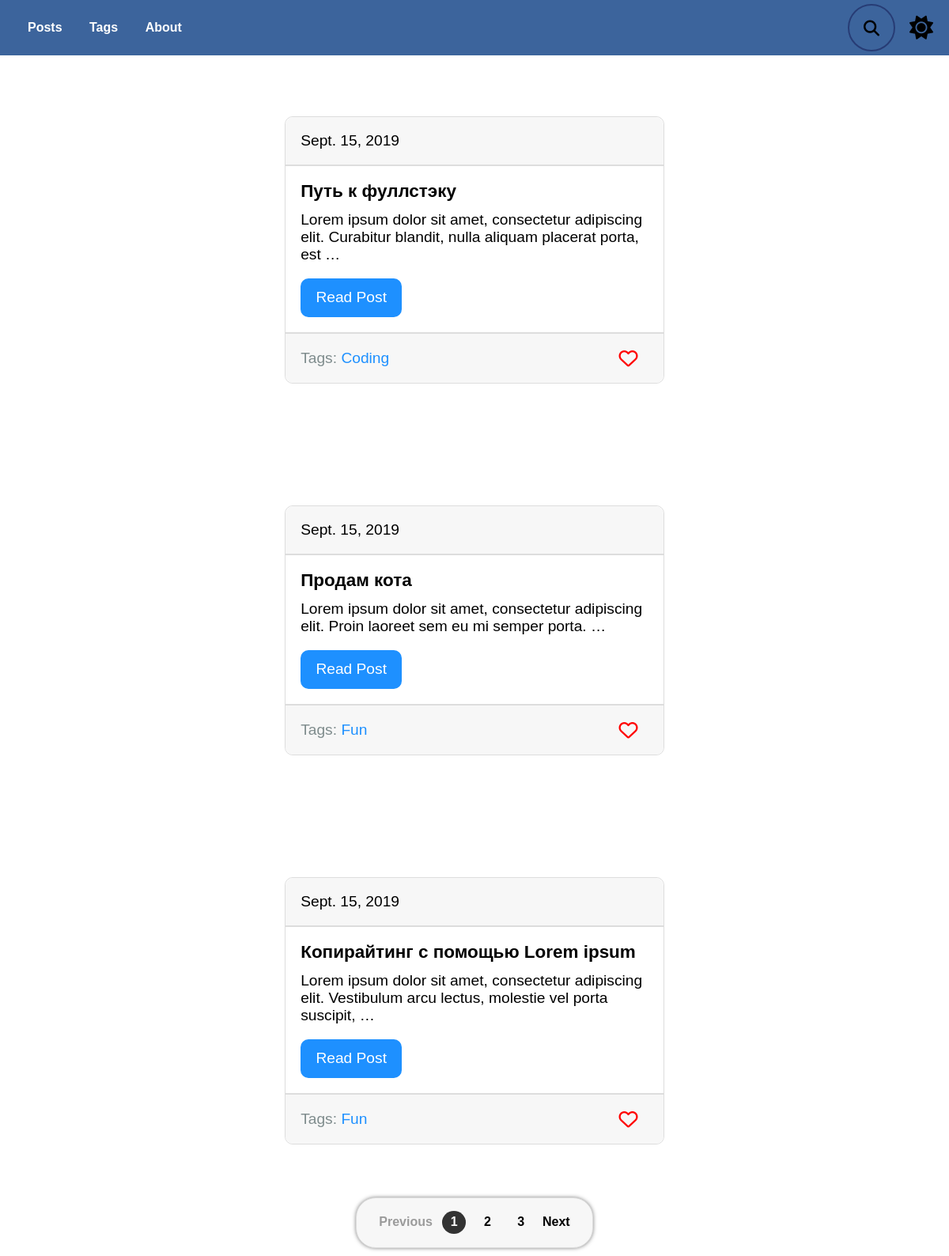
Page /blog/ on the earlier database version.
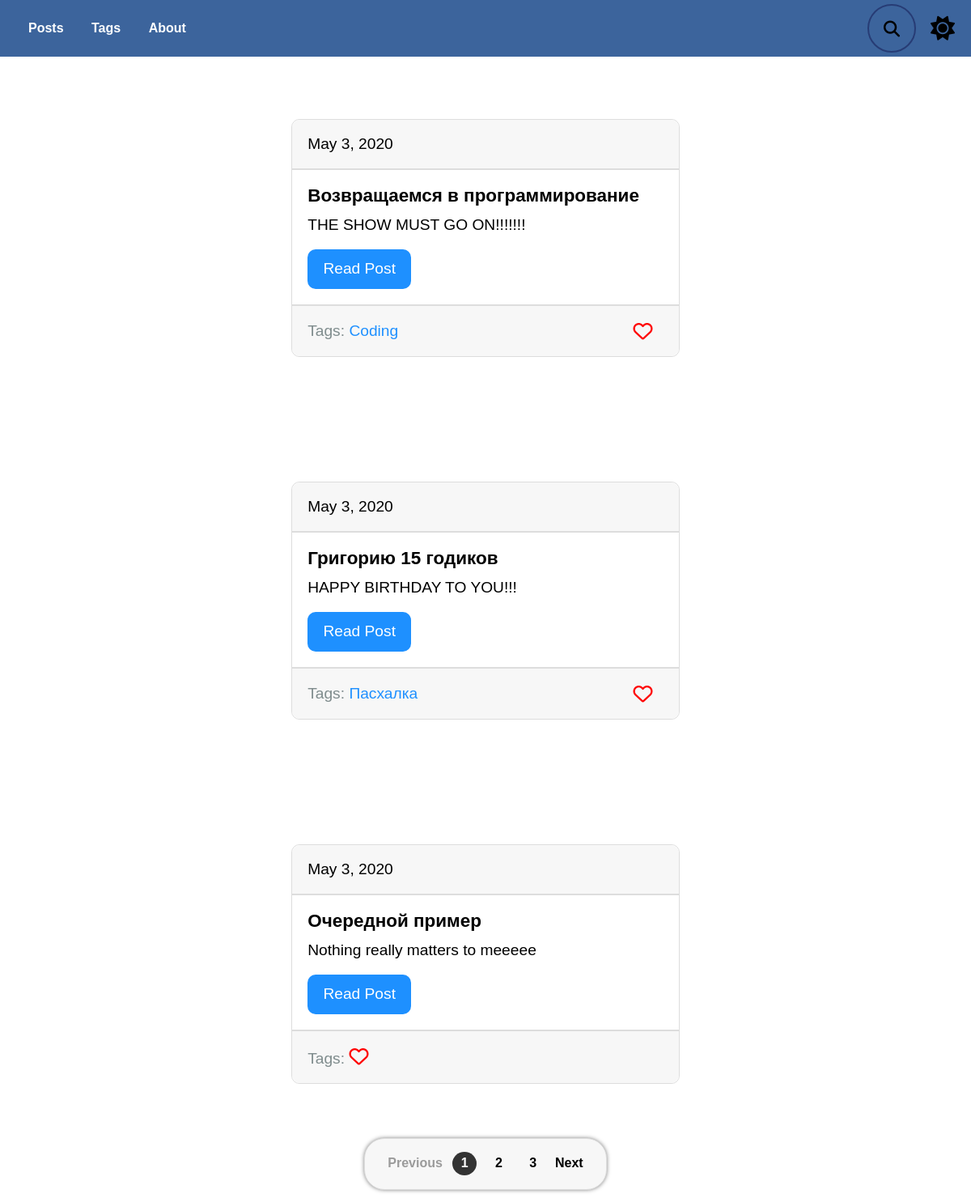
Same page on the later database version.
### blog/models.py (models this page shows, shortened)
class Post(models.Model):#создаём класс Post для работы с бд
    title = models.CharField(max_length = 150, db_index = True)#заголовок
    slug = models.SlugField(max_length = 150, blank = True, unique = True)#ссылка понятая для юзера(должна быть уникальной)
    body = models.TextField(blank = True, db_index = True)#тело текста
    date_pub = models.DateField(auto_now_add = True)#время публикации
    tags = models.ManyToManyField("Tag", blank = True, related_name = "posts")
    def get_absolute_url(self):#имя функции - лучше использовать такое
        return reverse("post_detail_url", kwargs = {"slug": self.slug})
    class Meta:
        ordering = ["-date_pub"]#посты будут сортироваться для пагинатора так: самые новые вверху, старые внизу(-)указываем для этого

class Tag(models.Model):
    title = models.CharField(max_length = 50)
    slug = models.SlugField(max_length = 50, unique = True)
    def get_absolute_url(self):#имя функции - лучше использовать такое
        return reverse("tag_detail_url", kwargs = {"slug": self.slug})
    class Meta:
        ordering = ["title"]#в алф порядке

### blog/views.py (the view)
def postsList(request):
    search_query = request.GET.get("search", "")#по ум = "", а не пустой = инпуту формы с именем как имя первого аргумента
    if search_query:#если поисковой запрос не пустой
        posts = Post.objects.filter(Q(title__icontains=search_query) | Q(body__icontains=search_query))
    else:
        posts = Post.objects.all()#печатаем все посты из бд
    paginator = Paginator(posts, 3)# по 3 поста на стр
    page_number = request.GET.get("page", 1)#1-значение,если не найдена стр
    page = paginator.get_page(page_number)#1 стр#это как на сайтах встречается ?параметр =
    is_paginated = page.has_other_pages()
    if page.has_previous():
        prev_url = f'?page={page.previous_page_number()}'
    else:
        prev_url = ""
    if page.has_next():
        next_url = f'?page={page.next_page_number()}'
    else:
        next_url = ""
    context = {
        "page_object": page,
        "is_paginated": is_paginated,
        "next_url": next_url,
        "prev_url": prev_url
    }
    return render(request, "blog/posts.html", context = context)

### blog/templates/blog/posts.html (shortened to what this page needs)
{% extends "index.html" %}
    {% block content %}
<div class="posts">
    {% if page_object.object_list %}
        {% for post in page_object.object_list %}
        {% include "blog/includes/post_card_template.html" %}
        {% endfor %}
        {% else %}
            <p class="search-wrong">No results :(</p>
    {% endif %}
</div>
    {% endblock %}

### blog/templates/blog/includes/post_card_template.html
<div class="card">
    <div class="card__date">
        {{post.date_pub}}
    </div>
    <div class="card__body">
        <h3 class="card__title">{{post.title}}</h3>
        <p class="card__text">{{post.body|truncatewords:15}}</p>
        <a href="{{ post.get_absolute_url }}" class="post-link">Read Post</a>
    </div>
    <div class="card__footer">
        <div>
            Tags: {% for tag in post.tags.all %}
            <a href="{{tag.get_absolute_url}}" class="tag-link">{{tag.title}}</a>
        </div>
        {% endfor %}
        <button class="like" type="submit">
            <i class="like__icon heart far fa-heart"></i>
        </button>
    </div>
</div>

Differences in the rows shown:
no longer on this page (row unchanged): Post: date_pub "Sept. 15, 2019", title "Путь к фуллстэку", body "Lorem ipsum dolor sit amet, consectetur adipiscing elit. Curabitur blandit, nulla aliquam placerat porta, est …", Tag (title "Coding")
no longer on this page (row unchanged): Post: date_pub "Sept. 15, 2019", title "Продам кота", body "Lorem ipsum dolor sit amet, consectetur adipiscing elit. Proin laoreet sem eu mi semper porta. …"
no longer on this page (row unchanged): Tag: title "Fun"
no longer on this page (row unchanged): Post: date_pub "Sept. 15, 2019", title "Копирайтинг с помощью Lorem ipsum", body "Lorem ipsum dolor sit amet, consectetur adipiscing elit. Vestibulum arcu lectus, molestie vel porta suscipit, …"
added Post: date_pub "May 3, 2020", title "Возвращаемся в программирование", body "THE SHOW MUST GO ON!!!!!!!", Tag (title "Coding")
added Post: date_pub "May 3, 2020", title "Григорию 15 годиков", body "HAPPY BIRTHDAY TO YOU!!!"
added Tag: title "Пасхалка", shown under "May 3, 2020"
added Post: date_pub "May 3, 2020", title "Очередной пример", body "Nothing really matters to meeeee"
